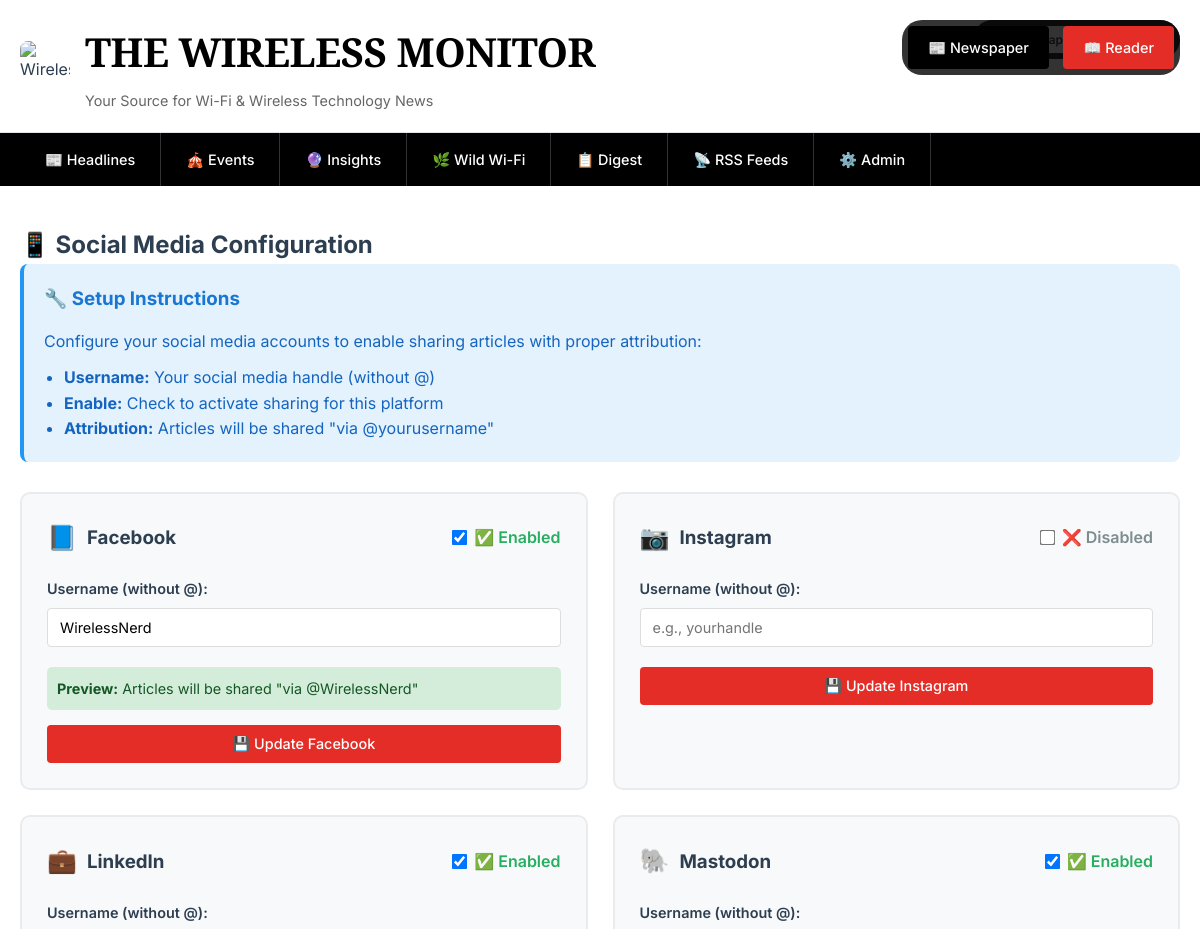
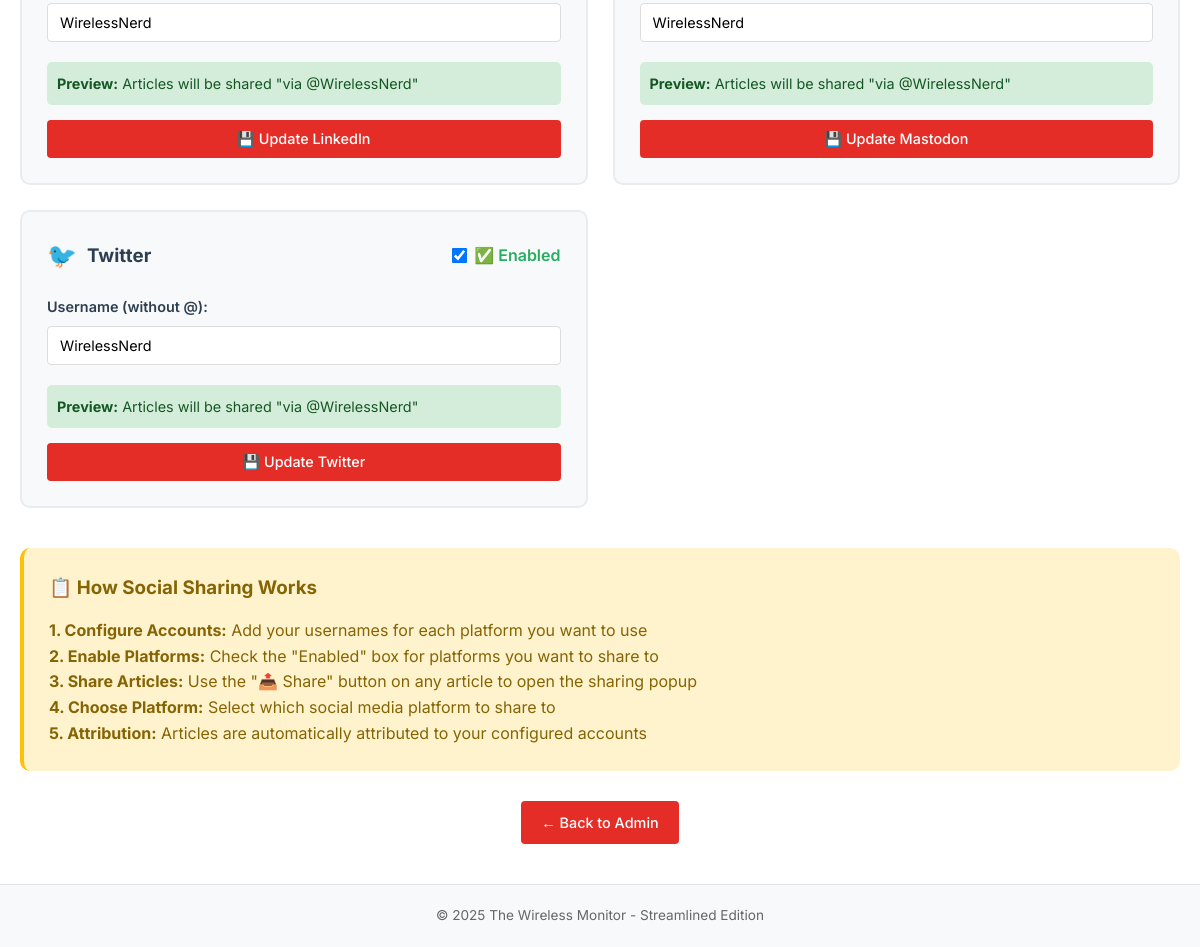
The page /social_config on the database its author committed (2 pictures, top to bottom).
### tables this page shows
CREATE TABLE social_config (
                id INTEGER PRIMARY KEY AUTOINCREMENT,
                platform TEXT NOT NULL UNIQUE,
                username TEXT,
                enabled INTEGER DEFAULT 0,
                api_key TEXT,
                api_secret TEXT,
                access_token TEXT,
                created_at TIMESTAMP DEFAULT CURRENT_TIMESTAMP
            );

### app/main.py (the view)
        @self.app.route('/social_config')
        def social_config_page():
            view_mode = request.args.get('view', 'newspaper')
            conn = self.get_db_connection()
            platforms = conn.execute('SELECT * FROM social_config ORDER BY platform').fetchall()
            conn.close()
            return render_template('social_config.html', platforms=platforms, view_mode=view_mode)

### app/main.py (called while the page is built)
    def get_db_connection(self):
        conn = sqlite3.connect(self.db_path, timeout=30.0)
        conn.row_factory = sqlite3.Row
        conn.execute('PRAGMA journal_mode=WAL')
        conn.execute('PRAGMA synchronous=NORMAL')
        conn.execute('PRAGMA cache_size=10000')
        conn.execute('PRAGMA temp_store=memory')
        return conn

### app/templates/social_config.html (shortened to what this page needs)
{% extends "base.html" %}
{% block content %}
<h2>📱 Social Media Configuration</h2>
<div style="background: #e3f2fd; padding: 20px; border-radius: 8px; margin-bottom: 30px; border-left: 4px solid #2196f3;">
    <h3 style="margin-bottom: 15px; color: #1976d2;">🔧 Setup Instructions</h3>
    <p style="margin-bottom: 10px; color: #1565c0;">Configure your social media accounts to enable sharing articles with proper attribution:</p>
    <ul style="color: #1565c0; margin-left: 20px;">
        <li><strong>Username:</strong> Your social media handle (without @)</li>
        <li><strong>Enable:</strong> Check to activate sharing for this platform</li>
        <li><strong>Attribution:</strong> Articles will be shared "via @yourusername"</li>
    </ul>
</div>
<div style="display: grid; grid-template-columns: repeat(auto-fit, minmax(400px, 1fr)); gap: 25px;">
    {% for platform in platforms %}
    <div style="background: #f8f9fa; padding: 25px; border-radius: 10px; border: 2px solid #e9ecef;">
        <form method="POST" action="{{ url_for('update_social_config', view=view_mode) }}">
            <div style="display: flex; align-items: center; margin-bottom: 20px;">
                {% if platform.platform == 'Twitter' %}
                    <span style="font-size: 1.5rem; margin-right: 10px;">🐦</span>
                {% elif platform.platform == 'LinkedIn' %}
                    <span style="font-size: 1.5rem; margin-right: 10px;">💼</span>
                {% elif platform.platform == 'Facebook' %}
                    <span style="font-size: 1.5rem; margin-right: 10px;">📘</span>
                {% elif platform.platform == 'Mastodon' %}
                    <span style="font-size: 1.5rem; margin-right: 10px;">🐘</span>
                {% elif platform.platform == 'Instagram' %}
                    <span style="font-size: 1.5rem; margin-right: 10px;">📷</span>
                {% else %}
                    <span style="font-size: 1.5rem; margin-right: 10px;">📱</span>
                {% endif %}
                <h3 style="margin: 0; color: #2c3e50;">{{ platform.platform }}</h3>
                <div style="margin-left: auto;">
                    <label style="display: flex; align-items: center; cursor: pointer;">
                        <input type="checkbox" name="enabled" {% if platform.enabled %}checked{% endif %}
                               style="margin-right: 8px; transform: scale(1.2);">
                        <span style="font-weight: 600; color: {% if platform.enabled %}#27ae60{% else %}#7f8c8d{% endif %};">
                            {% if platform.enabled %}✅ Enabled{% else %}❌ Disabled{% endif %}
                        </span>
                    </label>
                </div>
            </div>
            <div class="form-group">
                <label for="username_{{ platform.platform }}">Username (without @):</label>
                <input type="text"
                       id="username_{{ platform.platform }}"
                       name="username"
                       value="{{ platform.username or '' }}"
                       placeholder="e.g., yourhandle"
                       style="width: 100%;">
            </div>
            {% if platform.username %}
            <div style="background: #d4edda; padding: 10px; border-radius: 5px; margin-bottom: 15px; font-size: 0.9rem; color: #155724;">
                <strong>Preview:</strong> Articles will be shared "via @{{ platform.username }}"
            </div>
            {% endif %}
            <button type="submit" class="btn" style="width: 100%;">
                💾 Update {{ platform.platform }}
            </button>
        </form>
    </div>
    {% endfor %}
</div>
<div style="margin-top: 40px; padding: 25px; background: #fff3cd; border-radius: 10px; border-left: 4px solid #ffc107;">
    <h3 style="margin-bottom: 15px; color: #856404;">📋 How Social Sharing Works</h3>
    <div style="color: #856404; line-height: 1.6;">
        <p><strong>1. Configure Accounts:</strong> Add your usernames for each platform you want to use</p>
        <p><strong>2. Enable Platforms:</strong> Check the "Enabled" box for platforms you want to share to</p>
        <p><strong>3. Share Articles:</strong> Use the "📤 Share" button on any article to open the sharing popup</p>
        <p><strong>4. Choose Platform:</strong> Select which social media platform to share to</p>
        <p><strong>5. Attribution:</strong> Articles are automatically attributed to your configured accounts</p>
    </div>
</div>
<div style="text-align: center; margin-top: 30px;">
    <a href="{{ url_for('admin', view=view_mode) }}" class="btn">← Back to Admin</a>
</div>
{% endblock %}

### app/templates/base.html (style rules this page uses)
* { margin: 0; padding: 0; box-sizing: border-box; }
body { font-family: 'Inter', -apple-system, BlinkMacSystemFont, 'Segoe UI', Roboto, sans-serif; font-size: 16px; line-height: 1.6; color: #2c3e50; background: #ffffff; }
.btn { display: inline-block; padding: 10px 20px; background: #e52d27; color: white; text-decoration: none; border-radius: 4px; border: none; cursor: pointer; font-size: 0.9rem; font-weight: 500; font-family: 'Inter', sans-serif; transition: all 0.2s ease; -webkit-appearance: none; -moz-appearance: none; appearance: none; box-sizing: border-box; vertical-align: middle; white-space: nowrap; user-select: none; -webkit-user-select: none; -moz-user-select: none; -ms-user-select: none; }
.form-group { margin-bottom: 20px; }
.form-group label { display: block; margin-bottom: 8px; font-weight: 600; color: #2c3e50; font-size: 0.9rem; }
.form-group input, .form-group textarea { width: 100%; padding: 10px 12px; border: 1px solid #ddd; border-radius: 4px; font-size: 0.9rem; font-family: 'Inter', sans-serif; transition: border-color 0.2s ease; }

### rows shown on the page
social_config: platform "Facebook", enabled "☑", shows "✅ Enabled", username "WirelessNerd"
social_config: platform "Instagram", shows "❌ Disabled"
social_config: platform "LinkedIn", enabled "☑", shows "✅ Enabled", username "WirelessNerd"
social_config: platform "Mastodon", enabled "☑", shows "✅ Enabled", username "WirelessNerd"
social_config: platform "Twitter", enabled "☑", shows "✅ Enabled", username "WirelessNerd"
